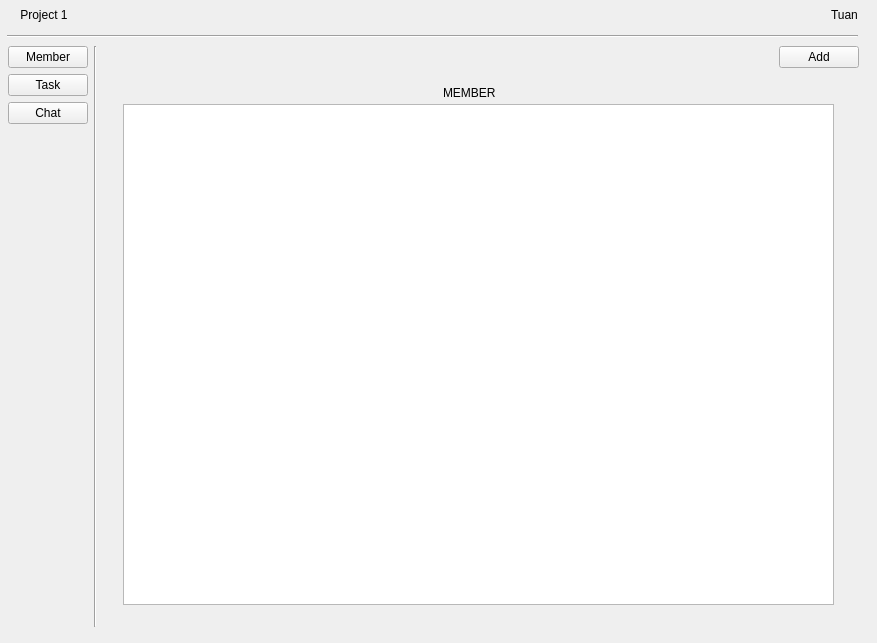
<?xml version="1.0" encoding="UTF-8"?>
<ui version="4.0">
 <class>ProjectDetails</class>
 <widget class="QWidget" name="ProjectDetails">
  <property name="geometry">
   <rect>
    <x>0</x>
    <y>0</y>
    <width>877</width>
    <height>643</height>
   </rect>
  </property>
  <property name="windowTitle">
   <string>Form</string>
  </property>
  <widget class="QWidget" name="layoutWidget">
   <property name="geometry">
    <rect>
     <x>8</x>
     <y>46</y>
     <width>851</width>
     <height>581</height>
    </rect>
   </property>
   <layout class="QHBoxLayout" name="horizontalLayout_8">
    <item>
     <layout class="QHBoxLayout" name="horizontalLayout_9">
      <item>
       <layout class="QVBoxLayout" name="verticalLayout_7">
        <item>
         <widget class="QPushButton" name="member_btn">
          <property name="text">
           <string>Member</string>
          </property>
         </widget>
        </item>
        <item>
         <widget class="QPushButton" name="task_btn">
          <property name="text">
           <string>Task</string>
          </property>
         </widget>
        </item>
        <item>
         <widget class="QPushButton" name="chat_btn">
          <property name="text">
           <string>Chat</string>
          </property>
         </widget>
        </item>
        <item>
         <spacer name="verticalSpacer_3">
          <property name="orientation">
           <enum>Qt::Vertical</enum>
          </property>
          <property name="sizeHint" stdset="0">
           <size>
            <width>20</width>
            <height>328</height>
           </size>
          </property>
         </spacer>
        </item>
       </layout>
      </item>
      <item>
       <widget class="Line" name="line_5">
        <property name="orientation">
         <enum>Qt::Vertical</enum>
        </property>
       </widget>
      </item>
     </layout>
    </item>
    <item>
     <layout class="QVBoxLayout" name="verticalLayout_8">
      <item>
       <layout class="QHBoxLayout" name="horizontalLayout_10">
        <item>
         <spacer name="horizontalSpacer_5">
          <property name="orientation">
           <enum>Qt::Horizontal</enum>
          </property>
          <property name="sizeHint" stdset="0">
           <size>
            <width>478</width>
            <height>20</height>
           </size>
          </property>
         </spacer>
        </item>
        <item>
         <widget class="QPushButton" name="pushButton_14">
          <property name="text">
           <string>Add</string>
          </property>
         </widget>
        </item>
       </layout>
      </item>
      <item>
       <widget class="QStackedWidget" name="project_stackwidget">
        <property name="currentIndex">
         <number>0</number>
        </property>
        <widget class="QWidget" name="member">
         <widget class="QTableView" name="member_table">
          <property name="geometry">
           <rect>
            <x>20</x>
            <y>30</y>
            <width>711</width>
            <height>501</height>
           </rect>
          </property>
         </widget>
         <widget class="QLabel" name="label">
          <property name="geometry">
           <rect>
            <x>340</x>
            <y>10</y>
            <width>67</width>
            <height>17</height>
           </rect>
          </property>
          <property name="text">
           <string>MEMBER</string>
          </property>
         </widget>
        </widget>
        <widget class="QWidget" name="chat"/>
        <widget class="QWidget" name="task">
         <widget class="QTableView" name="task_table">
          <property name="geometry">
           <rect>
            <x>20</x>
            <y>30</y>
            <width>711</width>
            <height>501</height>
           </rect>
          </property>
         </widget>
         <widget class="QLabel" name="label_2">
          <property name="geometry">
           <rect>
            <x>360</x>
            <y>10</y>
            <width>41</width>
            <height>17</height>
           </rect>
          </property>
          <property name="text">
           <string>TASK</string>
          </property>
         </widget>
        </widget>
       </widget>
      </item>
     </layout>
    </item>
   </layout>
  </widget>
  <widget class="QWidget" name="layoutWidget_2">
   <property name="geometry">
    <rect>
     <x>7</x>
     <y>0</y>
     <width>851</width>
     <height>38</height>
    </rect>
   </property>
   <layout class="QVBoxLayout" name="verticalLayout_9">
    <item>
     <layout class="QHBoxLayout" name="horizontalLayout_11">
      <item>
       <widget class="QLabel" name="label_5">
        <property name="text">
         <string>    Project 1</string>
        </property>
       </widget>
      </item>
      <item>
       <spacer name="horizontalSpacer_6">
        <property name="orientation">
         <enum>Qt::Horizontal</enum>
        </property>
        <property name="sizeHint" stdset="0">
         <size>
          <width>448</width>
          <height>20</height>
         </size>
        </property>
       </spacer>
      </item>
      <item>
       <widget class="QLabel" name="label_6">
        <property name="text">
         <string>Tuan</string>
        </property>
       </widget>
      </item>
     </layout>
    </item>
    <item>
     <widget class="Line" name="line_6">
      <property name="orientation">
       <enum>Qt::Horizontal</enum>
      </property>
     </widget>
    </item>
   </layout>
  </widget>
 </widget>
 <resources/>
 <connections/>
</ui>
